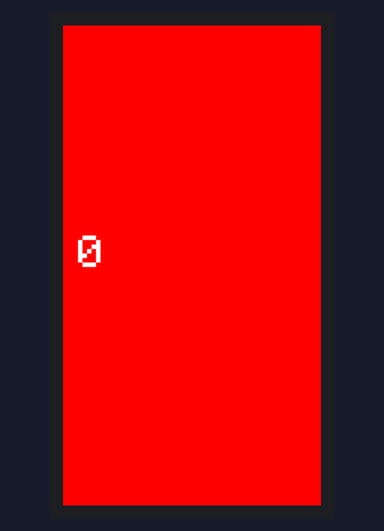
A sketch run on a simulated ESP32-C6. Shown: 172×320 colour display. What the sketch prints to the serial monitor is not drawn.

Above: at 1.7 s.
At 5.9 s:
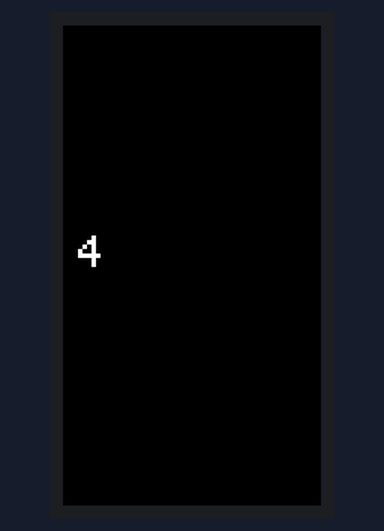
At 10.2 s:
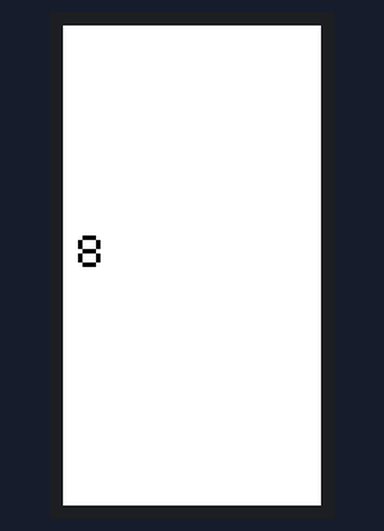
At 19.7 s:
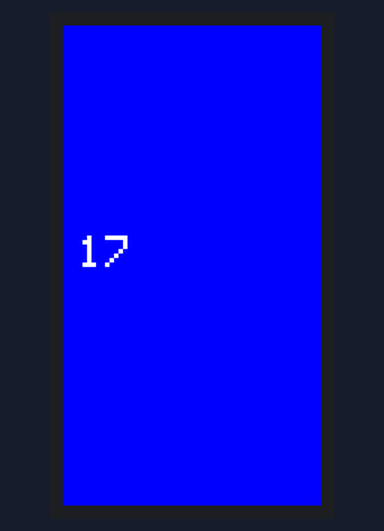
At 29.2 s:
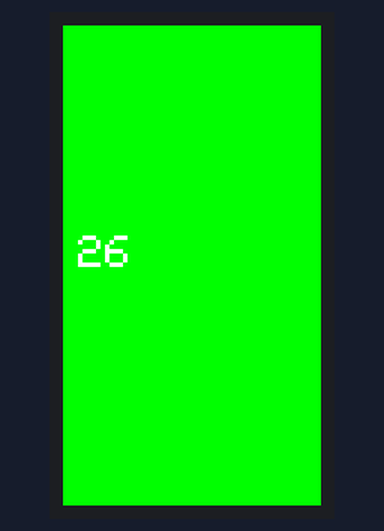
At 37.6 s:
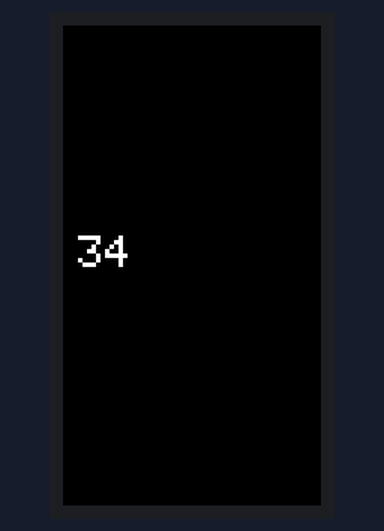

The sketch:

screen-test.ino
```cpp
/* screen-test: the smallest possible test of the lid screen (Waveshare ESP32-C6-LCD-1.47), 2026-11-01. No Wi-Fi, no card, no pictures.
   It lights the backlight, then cycles red, green, blue, white, black every second and writes a counter, and prints what it is doing to the Serial Monitor (115200).
   If this lights the screen and box-screen does not, the problem is in box-screen (the shared SPI with the card slot). If this stays black, the pin numbers below are wrong.
   Board: ESP32C6 Dev Module, USB CDC On Boot Enabled. Library: GFX Library for Arduino. The pins are the same unchecked ones as box-screen. NOT TRIED on the board. */
#include <Arduino_GFX_Library.h>

#define LCD_MOSI 6
#define LCD_SCLK 7
#define LCD_CS   14
#define LCD_DC   15
#define LCD_RST  21
#define LCD_BL   22

Arduino_DataBus *bus = new Arduino_ESP32SPI(LCD_DC, LCD_CS, LCD_SCLK, LCD_MOSI, GFX_NOT_DEFINED);
Arduino_GFX *gfx = new Arduino_ST7789(bus, LCD_RST, 0 /* portrait */, true /* ips */, 172, 320, 34, 0, 34, 0);

void setup() {
  Serial.begin(115200);
  delay(1500);                       // give the Serial Monitor time to open
  Serial.println("\nscreen-test: starting");
  pinMode(LCD_BL, OUTPUT);
  digitalWrite(LCD_BL, HIGH);
  Serial.println("backlight pin set high");
  bool ok = gfx->begin();
  Serial.printf("gfx->begin(): %s\n", ok ? "ok" : "FAILED");
}

void loop() {
  static const uint16_t cols[] = {RGB565_RED, RGB565_GREEN, RGB565_BLUE, RGB565_WHITE, RGB565_BLACK};
  static const char *names[] = {"red", "green", "blue", "white", "black"};
  static int n = 0, count = 0;
  gfx->fillScreen(cols[n]);
  gfx->setTextColor(n == 3 ? RGB565_BLACK : RGB565_WHITE);
  gfx->setTextSize(3);
  gfx->setCursor(10, 140);
  gfx->printf("%d", count);
  Serial.printf("%d: %s\n", count, names[n]);
  n = (n + 1) % 5; count++;
  delay(1000);
}
```

Measured:
- what the display in image 0 shows lasts 1.0 s, from 1.7 s to 2.7 s
